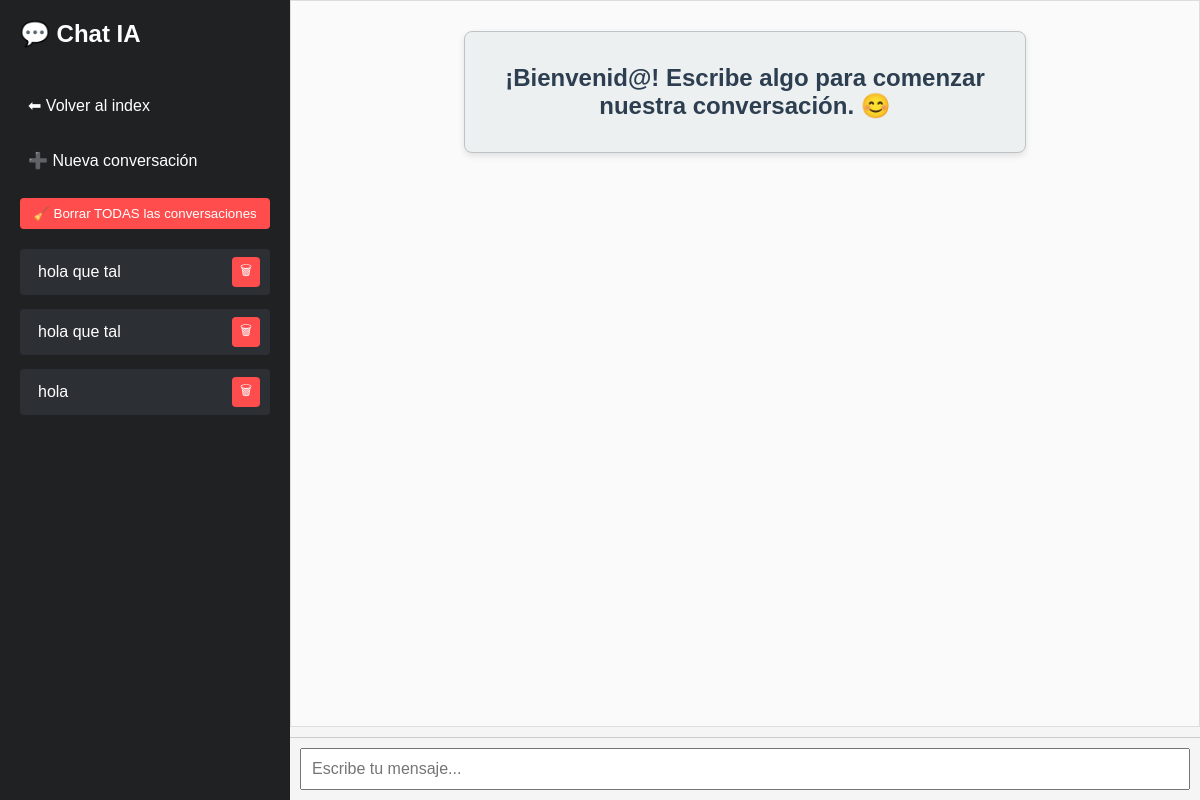
Page /chat/5f7ff431-0cfd-4c9e-8bde-473283507d6e (signed in) on the earlier database version.
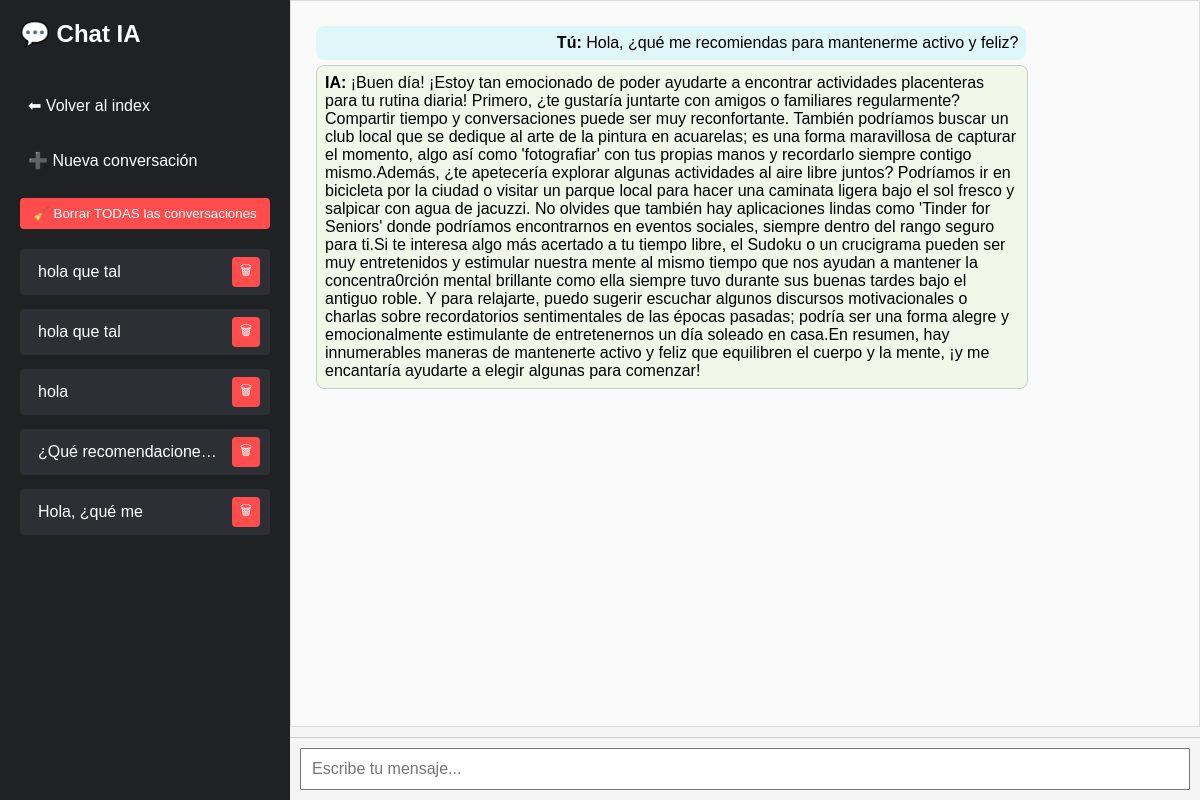
Same page on the later database version.
### ia.py (models this page shows)
class SesionVisual(db.Model):
    id = db.Column(db.Integer, primary_key=True)
    session_id = db.Column(db.String(64), nullable=False, unique=True)
    identificador = db.Column(db.String(50), nullable=False)
    user_id = db.Column(db.Integer, db.ForeignKey('usuario.id'))
    usuario = db.relationship('Usuario', backref='sesiones')

class Conversacion(db.Model):
    id = db.Column(db.Integer, primary_key=True)
    session_id = db.Column(db.String(64), nullable=False)
    role = db.Column(db.String(10), nullable=False)
    content = db.Column(db.Text, nullable=False)
    timestamp = db.Column(db.DateTime, default=datetime.utcnow)
    user_id = db.Column(db.Integer, db.ForeignKey('usuario.id'), nullable=True)

### ia.py (the view)
@app.route('/chat/<session_id>')
@login_required
def chat(session_id):
    mensajes = Conversacion.query.filter_by(session_id=session_id, user_id=current_user.id).order_by(Conversacion.timestamp).all()
    sesion_visual = SesionVisual.query.filter_by(session_id=session_id, user_id=current_user.id).first()
    identificador = sesion_visual.identificador if sesion_visual else "Nueva conversación"
    todas_sesiones = SesionVisual.query.filter_by(user_id=current_user.id).all()
    return render_template('chat.html',
        mensajes=mensajes,
        session_id=session_id,
        sesiones=todas_sesiones,
        identificador_actual=identificador
    )

### ia.py (called while the page is built)
@login_manager.user_loader
def load_user(user_id):
    return Usuario.query.get(int(user_id))

### templates/chat.html (shortened to what this page needs)
<!DOCTYPE html>
<html lang="es">
<head>
    <link rel="stylesheet" href="{{ url_for('static', filename='style.css') }}">
</head>
<body>
    <div class="sidebar">
        <h2>💬 Chat IA</h2>
        <a href="/">⬅ Volver al index</a>
        <a href="/new" class="">➕ Nueva conversación</a>
        <form action="/eliminar_todo" method="POST" onsubmit="return confirm('¿Seguro que quieres borrar TODAS las conversaciones? Esta acción no se puede deshacer.');">
            <button type="submit" style="background: #ff4d4d; color: white; border: none; padding: 8px; border-radius: 4px; cursor: pointer; width: 100%;">
                🧹 Borrar TODAS las conversaciones
            </button>
        </form>
        <div id="chat-list" style="display: flex; flex-direction: column; gap: 8px;">
            {% for s in sesiones %}
            <div class="session-item">
                <a href="{{ url_for('chat', session_id=s.session_id) }}">{{ s.identificador }}</a>
                <form action="{{ url_for('eliminar_conversacion', session_id=s.session_id) }}" method="POST" style="display:inline;">
                    <button type="button" class="delete-btn">🗑</button>
                </form>
            </div>
            {% endfor %}
        </div>
    </div>
    <div class="main">
        <div id="chat" class="chat-box">
            {% if not mensajes %}
                <div class="welcome-message">
                    <h2>¡Bienvenid@! Escribe algo para comenzar nuestra conversación. 😊</h2>
                </div>
            {% else %}
                {% for m in mensajes %}
                    <div class="{{ m.role }}">
                        <b>{{ 'Tú' if m.role == 'user' else 'IA' }}:</b> {{ m.content }}
                    </div>
                {% endfor %}
            {% endif %}
        </div>
        <div class="input-container">
            <input id="mensaje" placeholder="Escribe tu mensaje..." autofocus />
        </div>
    </div>
</body>
</html>

Differences in the rows shown:
added SesionVisual: identificador "¿Qué recomendacione…"
added SesionVisual: identificador "Hola, ¿qué me"
added Conversacion: role "Tú", content "Hola, ¿qué me recomiendas para mantenerme activo y feliz?"
added Conversacion: role "IA", content "¡Buen día! ¡Estoy tan emocionado de poder ayudarte a encontrar actividades placenteras para tu rutina diaria! Primero, ¿te gustaría juntarte con amigos o familiares regularmente? Compartir tiempo y conversaciones puede ser muy reconfortante. También podríamos buscar un club local que se dedique al arte de la pintura en acuarelas; es una forma maravillosa de capturar el momento, algo así como 'fotografiar' con tus propias manos y recordarlo siempre contigo mismo.Además, ¿te apetecería explorar algunas actividades al aire libre juntos? Podríamos ir en bicicleta por la ciudad o visitar un parque local para hacer una caminata ligera bajo el sol fresco y salpicar con agua de jacuzzi. No olvides…"
Other differences:
text no longer shown: "¡Bienvenid@! Escribe algo para comenzar nuestra conversación. 😊"
